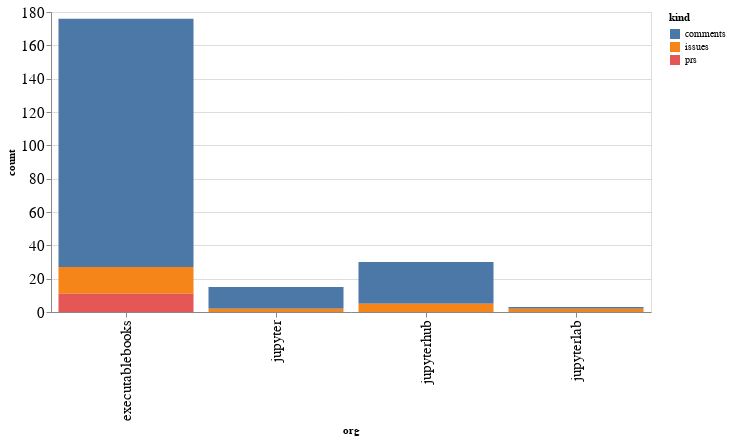

The code cell stored with this chart in its notebook:
### Code cell
alt.Chart(org_summaries, width=600).mark_bar().encode(
    x='org',
    y='count',
    color='kind',
    tooltip="org"
)

### Figure 1 — Vega-Lite specification as saved in the notebook (floating-point values rounded to 4 significant figures)
{"config": {"axisLeft": {"labelFontSize": 15}, "axisBottom": {"labelFontSize": 15}}, "data": {"name": "data-c8e40546935cc2da0f4e7d06411e33a3"}, "mark": "bar", "encoding": {"color": {"type": "nominal", "field": "kind"}, "tooltip": {"type": "nominal", "field": "org"}, "x": {"type": "nominal", "field": "org"}, "y": {"type": "quantitative", "field": "count"}}, "width": 600, "$schema": "https://vega.github.io/schema/vega-lite/v4.8.1.json", "datasets": {"data-c8e40546935cc2da0f4e7d06411e33a3": [{"org": "executablebooks", "kind": "comments", "count": 149}, {"org": "executablebooks", "kind": "issues", "count": 16}, {"org": "executablebooks", "kind": "prs", "count": 11}, {"org": "jupyter", "kind": "comments", "count": 13}, {"org": "jupyter", "kind": "issues", "count": 2}, {"org": "jupyterhub", "kind": "comments", "count": 25}, {"org": "jupyterhub", "kind": "issues", "count": 5}, {"org": "jupyterlab", "kind": "comments", "count": 1}, {"org": "jupyterlab", "kind": "issues", "count": 2}]}}
